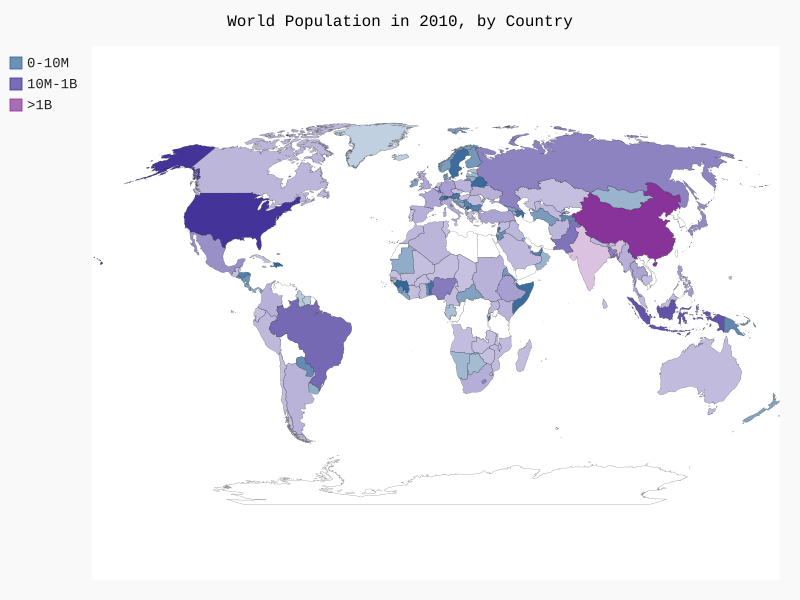

Write the Python code that produced this figure.
import json
from pygal_maps_world.maps import World
from pygal.style import RotateStyle

from country_codes import get_country_code

# Load the data into a list
filename = 'population_data.json'
with open(filename) as f:
    pop_data = json.load(f)

#Build a dictionary of population data for 2010
cc_populations = {}
for pop_dict in pop_data:
    if pop_dict['Year'] == '2010':
        country_name = pop_dict['Country Name']
        population = int(float(pop_dict['Value']))
        code = get_country_code(country_name)
        #Check if the code is a valid 2-letter code or None
        #Ignore invalid codes
        if code:
            cc_populations[code] = population

#Group the countries into 3 population levels
cc_pops1, cc_pops2, cc_pops3 = {}, {}, {}
for cc, pop in cc_populations.items():
    if pop < 10000000: # < 10M
        cc_pops1[cc] = pop
    elif pop < 1000000000: # < 1B
        cc_pops2[cc] = pop
    else:
        cc_pops3[cc] = pop

# List the number of countries in each population level
print(len(cc_pops1), len(cc_pops2), len(cc_pops3))

#Build the world map and populate the countries with the 2010 pop data

wm_style = RotateStyle('#336699')
wm = World(style=wm_style)

wm.title = 'World Population in 2010, by Country'
wm.add('0-10M', cc_pops1)
wm.add('10M-1B', cc_pops2)
wm.add('>1B', cc_pops3)

wm.render_to_file('world_population.svg')
